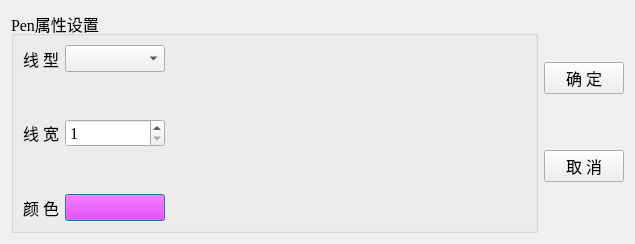
<?xml version="1.0" encoding="UTF-8"?>
<ui version="4.0">
 <class>setPenDialog</class>
 <widget class="QDialog" name="setPenDialog">
  <property name="geometry">
   <rect>
    <x>0</x>
    <y>0</y>
    <width>635</width>
    <height>244</height>
   </rect>
  </property>
  <property name="font">
   <font>
    <family>Times New Roman</family>
    <pointsize>12</pointsize>
   </font>
  </property>
  <property name="windowTitle">
   <string>Dialog</string>
  </property>
  <layout class="QGridLayout" name="gridLayout_2">
   <item row="0" column="0">
    <layout class="QHBoxLayout" name="horizontalLayout">
     <item>
      <widget class="QGroupBox" name="groupBox">
       <property name="title">
        <string>Pen属性设置</string>
       </property>
       <layout class="QGridLayout" name="gridLayout">
        <item row="0" column="0">
         <widget class="QLabel" name="label">
          <property name="text">
           <string>线 型</string>
          </property>
         </widget>
        </item>
        <item row="4" column="2">
         <spacer name="horizontalSpacer_2">
          <property name="orientation">
           <enum>Qt::Horizontal</enum>
          </property>
          <property name="sizeHint" stdset="0">
           <size>
            <width>98</width>
            <height>20</height>
           </size>
          </property>
         </spacer>
        </item>
        <item row="3" column="1">
         <spacer name="verticalSpacer_2">
          <property name="orientation">
           <enum>Qt::Vertical</enum>
          </property>
          <property name="sizeHint" stdset="0">
           <size>
            <width>20</width>
            <height>40</height>
           </size>
          </property>
         </spacer>
        </item>
        <item row="4" column="0">
         <widget class="QLabel" name="label_3">
          <property name="text">
           <string>颜 色</string>
          </property>
         </widget>
        </item>
        <item row="1" column="1">
         <spacer name="verticalSpacer">
          <property name="orientation">
           <enum>Qt::Vertical</enum>
          </property>
          <property name="sizeHint" stdset="0">
           <size>
            <width>20</width>
            <height>40</height>
           </size>
          </property>
         </spacer>
        </item>
        <item row="2" column="0">
         <widget class="QLabel" name="label_2">
          <property name="text">
           <string>线 宽</string>
          </property>
         </widget>
        </item>
        <item row="0" column="1">
         <widget class="QComboBox" name="comboPenStyle"/>
        </item>
        <item row="2" column="1">
         <widget class="QSpinBox" name="spinWidth">
          <property name="minimumSize">
           <size>
            <width>100</width>
            <height>0</height>
           </size>
          </property>
          <property name="minimum">
           <number>1</number>
          </property>
          <property name="maximum">
           <number>100</number>
          </property>
         </widget>
        </item>
        <item row="4" column="1">
         <widget class="QPushButton" name="btnColor">
          <property name="palette">
           <palette>
            <active>
             <colorrole role="Button">
              <brush brushstyle="SolidPattern">
               <color alpha="255">
                <red>0</red>
                <green>255</green>
                <blue>0</blue>
               </color>
              </brush>
             </colorrole>
             <colorrole role="Base">
              <brush brushstyle="SolidPattern">
               <color alpha="255">
                <red>0</red>
                <green>255</green>
                <blue>0</blue>
               </color>
              </brush>
             </colorrole>
             <colorrole role="Window">
              <brush brushstyle="SolidPattern">
               <color alpha="255">
                <red>0</red>
                <green>255</green>
                <blue>0</blue>
               </color>
              </brush>
             </colorrole>
            </active>
            <inactive>
             <colorrole role="Button">
              <brush brushstyle="SolidPattern">
               <color alpha="255">
                <red>0</red>
                <green>255</green>
                <blue>0</blue>
               </color>
              </brush>
             </colorrole>
             <colorrole role="Base">
              <brush brushstyle="SolidPattern">
               <color alpha="255">
                <red>0</red>
                <green>255</green>
                <blue>0</blue>
               </color>
              </brush>
             </colorrole>
             <colorrole role="Window">
              <brush brushstyle="SolidPattern">
               <color alpha="255">
                <red>0</red>
                <green>255</green>
                <blue>0</blue>
               </color>
              </brush>
             </colorrole>
            </inactive>
            <disabled>
             <colorrole role="Button">
              <brush brushstyle="SolidPattern">
               <color alpha="255">
                <red>0</red>
                <green>255</green>
                <blue>0</blue>
               </color>
              </brush>
             </colorrole>
             <colorrole role="Base">
              <brush brushstyle="SolidPattern">
               <color alpha="255">
                <red>0</red>
                <green>255</green>
                <blue>0</blue>
               </color>
              </brush>
             </colorrole>
             <colorrole role="Window">
              <brush brushstyle="SolidPattern">
               <color alpha="255">
                <red>0</red>
                <green>255</green>
                <blue>0</blue>
               </color>
              </brush>
             </colorrole>
            </disabled>
           </palette>
          </property>
          <property name="font">
           <font>
            <family>Times New Roman</family>
            <pointsize>12</pointsize>
           </font>
          </property>
          <property name="autoFillBackground">
           <bool>false</bool>
          </property>
          <property name="styleSheet">
           <string notr="true">background-color: rgb(255, 0, 255);</string>
          </property>
          <property name="text">
           <string/>
          </property>
          <property name="flat">
           <bool>false</bool>
          </property>
         </widget>
        </item>
        <item row="2" column="2">
         <spacer name="horizontalSpacer">
          <property name="orientation">
           <enum>Qt::Horizontal</enum>
          </property>
          <property name="sizeHint" stdset="0">
           <size>
            <width>98</width>
            <height>20</height>
           </size>
          </property>
         </spacer>
        </item>
        <item row="0" column="2">
         <spacer name="horizontalSpacer_3">
          <property name="orientation">
           <enum>Qt::Horizontal</enum>
          </property>
          <property name="sizeHint" stdset="0">
           <size>
            <width>40</width>
            <height>20</height>
           </size>
          </property>
         </spacer>
        </item>
       </layout>
      </widget>
     </item>
     <item>
      <layout class="QVBoxLayout" name="verticalLayout">
       <item>
        <spacer name="verticalSpacer_5">
         <property name="orientation">
          <enum>Qt::Vertical</enum>
         </property>
         <property name="sizeHint" stdset="0">
          <size>
           <width>20</width>
           <height>40</height>
          </size>
         </property>
        </spacer>
       </item>
       <item>
        <widget class="QPushButton" name="btnOK">
         <property name="text">
          <string>确 定</string>
         </property>
        </widget>
       </item>
       <item>
        <spacer name="verticalSpacer_4">
         <property name="orientation">
          <enum>Qt::Vertical</enum>
         </property>
         <property name="sizeHint" stdset="0">
          <size>
           <width>20</width>
           <height>40</height>
          </size>
         </property>
        </spacer>
       </item>
       <item>
        <widget class="QPushButton" name="btnCancel">
         <property name="text">
          <string>取 消</string>
         </property>
        </widget>
       </item>
       <item>
        <spacer name="verticalSpacer_3">
         <property name="orientation">
          <enum>Qt::Vertical</enum>
         </property>
         <property name="sizeHint" stdset="0">
          <size>
           <width>20</width>
           <height>40</height>
          </size>
         </property>
        </spacer>
       </item>
      </layout>
     </item>
    </layout>
   </item>
  </layout>
 </widget>
 <resources/>
 <connections>
  <connection>
   <sender>btnOK</sender>
   <signal>clicked()</signal>
   <receiver>setPenDialog</receiver>
   <slot>accept()</slot>
   <hints>
    <hint type="sourcelabel">
     <x>567</x>
     <y>69</y>
    </hint>
    <hint type="destinationlabel">
     <x>309</x>
     <y>110</y>
    </hint>
   </hints>
  </connection>
  <connection>
   <sender>btnCancel</sender>
   <signal>clicked()</signal>
   <receiver>setPenDialog</receiver>
   <slot>reject()</slot>
   <hints>
    <hint type="sourcelabel">
     <x>567</x>
     <y>151</y>
    </hint>
    <hint type="destinationlabel">
     <x>309</x>
     <y>110</y>
    </hint>
   </hints>
  </connection>
 </connections>
</ui>
